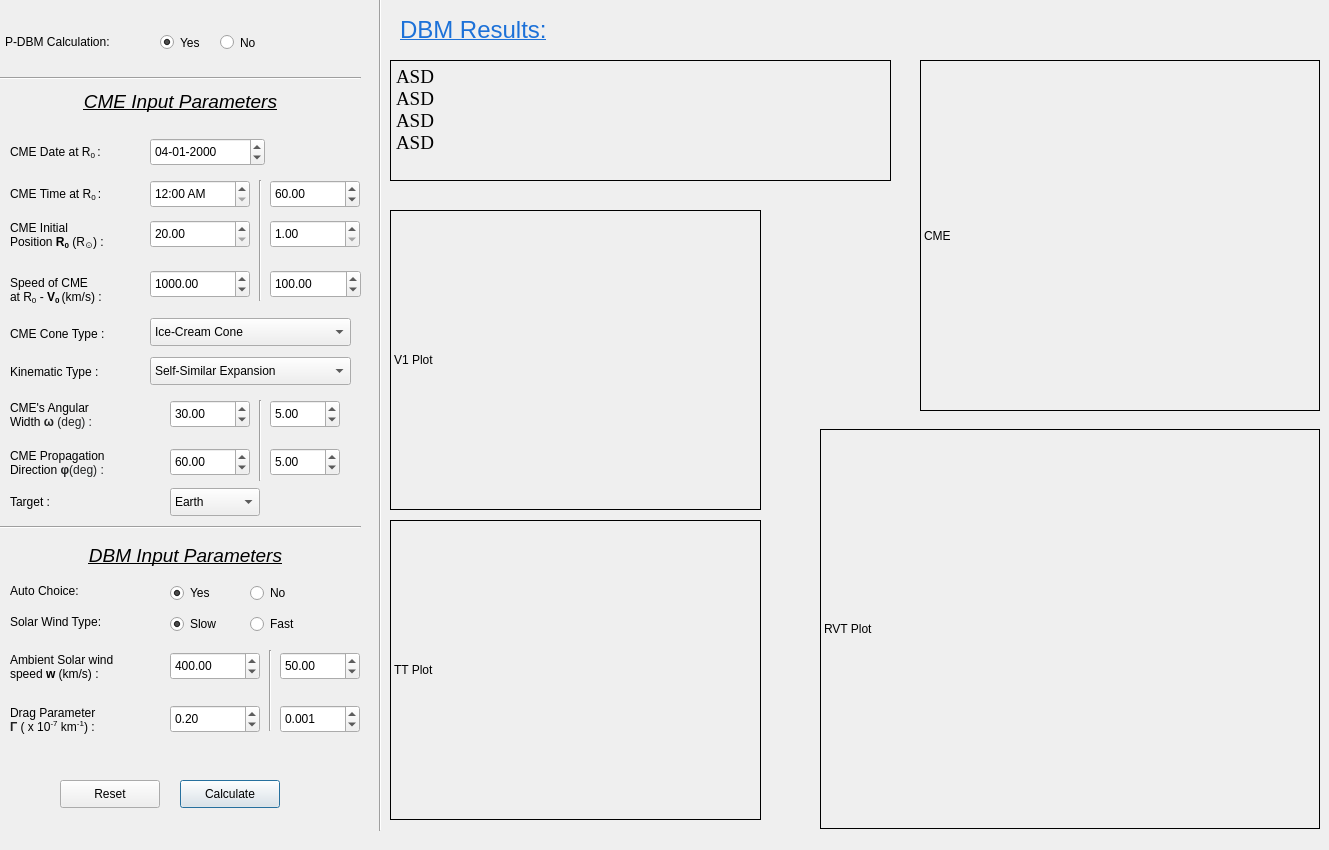
    <widget class="QWidget" name="DBM_2D">
     <attribute name="title">
      <string>2D DBM</string>
     </attribute>
     <widget class="QPushButton" name="Reset_2">
      <property name="geometry">
       <rect>
        <x>60</x>
        <y>780</y>
        <width>100</width>
        <height>28</height>
       </rect>
      </property>
      <property name="text">
       <string>Reset</string>
      </property>
     </widget>
     <widget class="QDoubleSpinBox" name="CME_dt0_2">
      <property name="enabled">
       <bool>true</bool>
      </property>
      <property name="geometry">
       <rect>
        <x>270</x>
        <y>180</y>
        <width>90</width>
        <height>28</height>
       </rect>
      </property>
      <property name="toolTip">
       <string>&lt;html&gt;&lt;head/&gt;&lt;body&gt;&lt;p&gt;Uncertainity in Time.&lt;/p&gt;&lt;/body&gt;&lt;/html&gt;</string>
      </property>
      <property name="toolTipDuration">
       <number>-2</number>
      </property>
      <property name="statusTip">
       <string/>
      </property>
      <property name="minimum">
       <double>0.000000000000000</double>
      </property>
      <property name="maximum">
       <double>1500.000000000000000</double>
      </property>
      <property name="singleStep">
       <double>0.100000000000000</double>
      </property>
      <property name="stepType">
       <enum>QAbstractSpinBox::DefaultStepType</enum>
      </property>
      <property name="value">
       <double>60.000000000000000</double>
      </property>
     </widget>
     <widget class="QComboBox" name="Target_2">
      <property name="geometry">
       <rect>
        <x>170</x>
        <y>488</y>
        <width>90</width>
        <height>28</height>
       </rect>
      </property>
      <property name="currentIndex">
       <number>2</number>
      </property>
      <item>
       <property name="text">
        <string>Mercury</string>
       </property>
      </item>
      <item>
       <property name="text">
        <string>Venus</string>
       </property>
      </item>
      <item>
       <property name="text">
        <string>Earth</string>
       </property>
      </item>
      <item>
       <property name="text">
        <string>Mars</string>
       </property>
      </item>
      <item>
       <property name="text">
        <string>Jupiter</string>
       </property>
      </item>
      <item>
       <property name="text">
        <string>Saturn</string>
       </property>
      </item>
      <item>
       <property name="text">
        <string>Messenger</string>
       </property>
      </item>
      <item>
       <property name="text">
        <string>VEX</string>
       </property>
      </item>
      <item>
       <property name="text">
        <string>PSP</string>
       </property>
      </item>
      <item>
       <property name="text">
        <string>SolO</string>
       </property>
      </item>
      <item>
       <property name="text">
        <string>BepiCol</string>
       </property>
      </item>
      <item>
       <property name="text">
        <string>Spitzer</string>
       </property>
      </item>
      <item>
       <property name="text">
        <string>Wind</string>
       </property>
      </item>
      <item>
       <property name="text">
        <string>ST-A</string>
       </property>
      </item>
      <item>
       <property name="text">
        <string>ST-B</string>
       </property>
      </item>
      <item>
       <property name="text">
        <string>Kepler</string>
       </property>
      </item>
      <item>
       <property name="text">
        <string>MSL</string>
       </property>
      </item>
      <item>
       <property name="text">
        <string>Maven</string>
       </property>
      </item>
      <item>
       <property name="text">
        <string>Juno</string>
       </property>
      </item>
     </widget>
     <widget class="QDoubleSpinBox" name="Gamma_2">
      <property name="geometry">
       <rect>
        <x>170</x>
        <y>705</y>
        <width>90</width>
        <height>28</height>
       </rect>
      </property>
      <property name="maximum">
       <double>10.000000000000000</double>
      </property>
      <property name="singleStep">
       <double>0.010000000000000</double>
      </property>
      <property name="stepType">
       <enum>QAbstractSpinBox::DefaultStepType</enum>
      </property>
      <property name="value">
       <double>0.200000000000000</double>
      </property>
     </widget>
     <widget class="QLabel" name="V0_2D_label">
      <property name="geometry">
       <rect>
        <x>10</x>
        <y>270</y>
        <width>150</width>
        <height>41</height>
       </rect>
      </property>
      <property name="text">
       <string>&lt;html&gt;&lt;head/&gt;&lt;body&gt;&lt;p&gt;Speed of CME&lt;br/&gt;at R&lt;span style=&quot; vertical-align:sub;&quot;&gt;0&lt;/span&gt; - &lt;span style=&quot; font-weight:700;&quot;&gt;V&lt;/span&gt;&lt;span style=&quot; font-weight:700; vertical-align:sub;&quot;&gt;0 &lt;/span&gt;(km/s) :&lt;/p&gt;&lt;/body&gt;&lt;/html&gt;</string>
      </property>
     </widget>
     <widget class="QTimeEdit" name="CME_time_2">
      <property name="geometry">
       <rect>
        <x>150</x>
        <y>180</y>
        <width>100</width>
        <height>28</height>
       </rect>
      </property>
      <property name="dateTime">
       <datetime>
        <hour>0</hour>
        <minute>0</minute>
        <second>0</second>
        <year>2000</year>
        <month>1</month>
        <day>4</day>
       </datetime>
      </property>
      <property name="displayFormat">
       <string>h:mm AP</string>
      </property>
     </widget>
     <widget class="QDateEdit" name="CME_date_2">
      <property name="geometry">
       <rect>
        <x>150</x>
        <y>138</y>
        <width>115</width>
        <height>28</height>
       </rect>
      </property>
      <property name="dateTime">
       <datetime>
        <hour>0</hour>
        <minute>0</minute>
        <second>0</second>
        <year>2000</year>
        <month>1</month>
        <day>4</day>
       </datetime>
      </property>
      <property name="displayFormat">
       <string>dd-MM-yyyy</string>
      </property>
     </widget>
     <widget class="QRadioButton" name="PDBM_No_2">
      <property name="geometry">
       <rect>
        <x>220</x>
        <y>27</y>
        <width>151</width>
        <height>31</height>
       </rect>
      </property>
      <property name="text">
       <string>No</string>
      </property>
      <property name="checked">
       <bool>false</bool>
      </property>
      <attribute name="buttonGroup">
       <string notr="true">PDBM_group_2</string>
      </attribute>
     </widget>
     <widget class="QLabel" name="t0_2D_label">
      <property name="geometry">
       <rect>
        <x>10</x>
        <y>180</y>
        <width>125</width>
        <height>28</height>
       </rect>
      </property>
      <property name="text">
       <string>&lt;html&gt;&lt;head/&gt;&lt;body&gt;&lt;p&gt;CME Time at R&lt;span style=&quot; vertical-align:sub;&quot;&gt;0 &lt;/span&gt;:&lt;/p&gt;&lt;/body&gt;&lt;/html&gt;</string>
      </property>
      <property name="textFormat">
       <enum>Qt::RichText</enum>
      </property>
     </widget>
     <widget class="QLabel" name="Target_2D_label">
      <property name="geometry">
       <rect>
        <x>10</x>
        <y>488</y>
        <width>76</width>
        <height>28</height>
       </rect>
      </property>
      <property name="text">
       <string>Target :</string>
      </property>
     </widget>
     <widget class="QDoubleSpinBox" name="V0_2">
      <property name="geometry">
       <rect>
        <x>150</x>
        <y>270</y>
        <width>100</width>
        <height>28</height>
       </rect>
      </property>
      <property name="maximum">
       <double>200000.000000000000000</double>
      </property>
      <property name="singleStep">
       <double>1.000000000000000</double>
      </property>
      <property name="stepType">
       <enum>QAbstractSpinBox::DefaultStepType</enum>
      </property>
      <property name="value">
       <double>1000.000000000000000</double>
      </property>
     </widget>
     <widget class="QDoubleSpinBox" name="dR0_2">
      <property name="enabled">
       <bool>true</bool>
      </property>
      <property name="geometry">
       <rect>
        <x>270</x>
        <y>220</y>
        <width>90</width>
        <height>28</height>
       </rect>
      </property>
      <property name="minimum">
       <double>1.000000000000000</double>
      </property>
      <property name="singleStep">
       <double>0.010000000000000</double>
      </property>
      <property name="stepType">
       <enum>QAbstractSpinBox::DefaultStepType</enum>
      </property>
      <property name="value">
       <double>1.000000000000000</double>
      </property>
     </widget>
     <widget class="QPushButton" name="Calculate_2">
      <property name="geometry">
       <rect>
        <x>180</x>
        <y>780</y>
        <width>100</width>
        <height>28</height>
       </rect>
      </property>
      <property name="text">
       <string>Calculate</string>
      </property>
      <property name="default">
       <bool>true</bool>
      </property>
      <property name="flat">
       <bool>false</bool>
      </property>
     </widget>
     <widget class="QRadioButton" name="Auto_DBM_No_2">
      <property name="geometry">
       <rect>
        <x>250</x>
        <y>580</y>
        <width>71</width>
        <height>26</height>
       </rect>
      </property>
      <property name="text">
       <string>No</string>
      </property>
      <attribute name="buttonGroup">
       <string notr="true">Auto_DBM_2</string>
      </attribute>
     </widget>
     <widget class="QLabel" name="DBM_input_2D_heading">
      <property name="geometry">
       <rect>
        <x>10</x>
        <y>540</y>
        <width>351</width>
        <height>31</height>
       </rect>
      </property>
      <property name="text">
       <string>&lt;html&gt;&lt;head/&gt;&lt;body&gt;&lt;p align=&quot;center&quot;&gt;&lt;span style=&quot; font-size:14pt; font-style:italic; text-decoration: underline;&quot;&gt;DBM Input Parameters&lt;/span&gt;&lt;/p&gt;&lt;/body&gt;&lt;/html&gt;</string>
      </property>
     </widget>
     <widget class="QLabel" name="PDBM_2D_label">
      <property name="geometry">
       <rect>
        <x>5</x>
        <y>26</y>
        <width>151</width>
        <height>31</height>
       </rect>
      </property>
      <property name="text">
       <string>P-DBM Calculation:</string>
      </property>
     </widget>
     <widget class="QLabel" name="Auto_DBM_2D_label">
      <property name="geometry">
       <rect>
        <x>10</x>
        <y>575</y>
        <width>111</width>
        <height>31</height>
       </rect>
      </property>
      <property name="text">
       <string>Auto Choice:</string>
      </property>
     </widget>
     <widget class="QLabel" name="Solar_wind_2D_label">
      <property name="geometry">
       <rect>
        <x>10</x>
        <y>611</y>
        <width>141</width>
        <height>21</height>
       </rect>
      </property>
      <property name="text">
       <string>Solar Wind Type:</string>
      </property>
     </widget>
     <widget class="QDoubleSpinBox" name="w_in_2">
      <property name="geometry">
       <rect>
        <x>170</x>
        <y>652</y>
        <width>90</width>
        <height>28</height>
       </rect>
      </property>
      <property name="maximum">
       <double>200000.000000000000000</double>
      </property>
      <property name="singleStep">
       <double>1.000000000000000</double>
      </property>
      <property name="stepType">
       <enum>QAbstractSpinBox::DefaultStepType</enum>
      </property>
      <property name="value">
       <double>400.000000000000000</double>
      </property>
     </widget>
     <widget class="QDoubleSpinBox" name="dGamma_2">
      <property name="geometry">
       <rect>
        <x>280</x>
        <y>705</y>
        <width>80</width>
        <height>28</height>
       </rect>
      </property>
      <property name="decimals">
       <number>3</number>
      </property>
      <property name="maximum">
       <double>10.000000000000000</double>
      </property>
      <property name="singleStep">
       <double>0.001000000000000</double>
      </property>
      <property name="stepType">
       <enum>QAbstractSpinBox::DefaultStepType</enum>
      </property>
      <property name="value">
       <double>0.001000000000000</double>
      </property>
     </widget>
     <widget class="QLabel" name="CME_input_2D_label">
      <property name="geometry">
       <rect>
        <x>0</x>
        <y>90</y>
        <width>361</width>
        <height>30</height>
       </rect>
      </property>
      <property name="font">
       <font>
        <pointsize>9</pointsize>
       </font>
      </property>
      <property name="frameShape">
       <enum>QFrame::NoFrame</enum>
      </property>
      <property name="text">
       <string>&lt;html&gt;&lt;head/&gt;&lt;body&gt;&lt;p align=&quot;center&quot;&gt;&lt;span style=&quot; font-size:14pt; font-style:italic; text-decoration: underline;&quot;&gt;CME Input Parameters&lt;/span&gt;&lt;/p&gt;&lt;/body&gt;&lt;/html&gt;</string>
      </property>
      <property name="textFormat">
       <enum>Qt::RichText</enum>
      </property>
      <property name="alignment">
       <set>Qt::AlignHCenter|Qt::AlignTop</set>
      </property>
     </widget>
     <widget class="QRadioButton" name="PDBM_Yes_2">
      <property name="geometry">
       <rect>
        <x>160</x>
        <y>27</y>
        <width>61</width>
        <height>31</height>
       </rect>
      </property>
      <property name="text">
       <string>Yes </string>
      </property>
      <property name="checkable">
       <bool>true</bool>
      </property>
      <property name="checked">
       <bool>true</bool>
      </property>
      <attribute name="buttonGroup">
       <string notr="true">PDBM_group_2</string>
      </attribute>
     </widget>
     <widget class="QLabel" name="Date_2D_label">
      <property name="geometry">
       <rect>
        <x>10</x>
        <y>138</y>
        <width>150</width>
        <height>28</height>
       </rect>
      </property>
      <property name="text">
       <string>&lt;html&gt;&lt;head/&gt;&lt;body&gt;&lt;p&gt;CME Date at R&lt;span style=&quot; vertical-align:sub;&quot;&gt;0 &lt;/span&gt;:&lt;/p&gt;&lt;/body&gt;&lt;/html&gt;</string>
      </property>
      <property name="textFormat">
       <enum>Qt::RichText</enum>
      </property>
     </widget>
     <widget class="QDoubleSpinBox" name="dW_2">
      <property name="geometry">
       <rect>
        <x>280</x>
        <y>652</y>
        <width>80</width>
        <height>28</height>
       </rect>
      </property>
      <property name="maximum">
       <double>1000.000000000000000</double>
      </property>
      <property name="singleStep">
       <double>1.000000000000000</double>
      </property>
      <property name="stepType">
       <enum>QAbstractSpinBox::DefaultStepType</enum>
      </property>
      <property name="value">
       <double>50.000000000000000</double>
      </property>
     </widget>
     <widget class="QRadioButton" name="Auto_DBM_Yes_2">
      <property name="geometry">
       <rect>
        <x>170</x>
        <y>580</y>
        <width>61</width>
        <height>26</height>
       </rect>
      </property>
      <property name="text">
       <string>Yes</string>
      </property>
      <property name="checked">
       <bool>true</bool>
      </property>
      <attribute name="buttonGroup">
       <string notr="true">Auto_DBM_2</string>
      </attribute>
     </widget>
     <widget class="QDoubleSpinBox" name="dV0_2">
      <property name="enabled">
       <bool>true</bool>
      </property>
      <property name="geometry">
       <rect>
        <x>270</x>
        <y>270</y>
        <width>91</width>
        <height>28</height>
       </rect>
      </property>
      <property name="maximum">
       <double>200000.000000000000000</double>
      </property>
      <property name="singleStep">
       <double>1.000000000000000</double>
      </property>
      <property name="stepType">
       <enum>QAbstractSpinBox::DefaultStepType</enum>
      </property>
      <property name="value">
       <double>100.000000000000000</double>
      </property>
     </widget>
     <widget class="QRadioButton" name="W_slow_2">
      <property name="geometry">
       <rect>
        <x>170</x>
        <y>611</y>
        <width>123</width>
        <height>26</height>
       </rect>
      </property>
      <property name="text">
       <string>Slow</string>
      </property>
      <property name="checked">
       <bool>true</bool>
      </property>
      <attribute name="buttonGroup">
       <string notr="true">Wind_type_2</string>
      </attribute>
     </widget>
     <widget class="QDoubleSpinBox" name="R0_2">
      <property name="geometry">
       <rect>
        <x>150</x>
        <y>220</y>
        <width>100</width>
        <height>28</height>
       </rect>
      </property>
      <property name="minimum">
       <double>20.000000000000000</double>
      </property>
      <property name="singleStep">
       <double>0.010000000000000</double>
      </property>
      <property name="stepType">
       <enum>QAbstractSpinBox::DefaultStepType</enum>
      </property>
     </widget>
     <widget class="QLabel" name="W_2D_label">
      <property name="geometry">
       <rect>
        <x>10</x>
        <y>647</y>
        <width>161</width>
        <height>41</height>
       </rect>
      </property>
      <property name="text">
       <string>&lt;html&gt;&lt;head/&gt;&lt;body&gt;&lt;p&gt;Ambient Solar wind&lt;br/&gt;speed &lt;span style=&quot; font-weight:700;&quot;&gt;w &lt;/span&gt;(km/s) :&lt;/p&gt;&lt;/body&gt;&lt;/html&gt;</string>
      </property>
     </widget>
     <widget class="QRadioButton" name="W_fast_2">
      <property name="geometry">
       <rect>
        <x>250</x>
        <y>611</y>
        <width>123</width>
        <height>26</height>
       </rect>
      </property>
      <property name="text">
       <string>Fast</string>
      </property>
      <attribute name="buttonGroup">
       <string notr="true">Wind_type_2</string>
      </attribute>
     </widget>
     <widget class="QLabel" name="Gamma_2D_label">
      <property name="geometry">
       <rect>
        <x>10</x>
        <y>695</y>
        <width>141</width>
        <height>51</height>
       </rect>
      </property>
      <property name="text">
       <string>&lt;html&gt;&lt;head/&gt;&lt;body&gt;&lt;p&gt;Drag Parameter &lt;br/&gt;&lt;span style=&quot; font-family:'Times New Roman','serif'; font-weight:700; color:#202122; background-color:transparent&quot;&gt;&amp;#915; &lt;/span&gt;( x 10&lt;span style=&quot; vertical-align:super;&quot;&gt;-7&lt;/span&gt; km&lt;span style=&quot; vertical-align:super;&quot;&gt;-1&lt;/span&gt;) :&lt;/p&gt;&lt;/body&gt;&lt;/html&gt;</string>
      </property>
     </widget>
     <widget class="Line" name="line_6">
      <property name="geometry">
       <rect>
        <x>0</x>
        <y>70</y>
        <width>361</width>
        <height>16</height>
       </rect>
      </property>
      <property name="orientation">
       <enum>Qt::Horizontal</enum>
      </property>
     </widget>
     <widget class="Line" name="line_7">
      <property name="geometry">
       <rect>
        <x>0</x>
        <y>519</y>
        <width>361</width>
        <height>16</height>
       </rect>
      </property>
      <property name="orientation">
       <enum>Qt::Horizontal</enum>
      </property>
     </widget>
     <widget class="QLabel" name="R0_2D_label">
      <property name="geometry">
       <rect>
        <x>10</x>
        <y>215</y>
        <width>161</width>
        <height>41</height>
       </rect>
      </property>
      <property name="text">
       <string>&lt;html&gt;&lt;head/&gt;&lt;body&gt;&lt;p&gt;CME Initial&lt;br/&gt; Position &lt;span style=&quot; font-weight:700;&quot;&gt;R&lt;/span&gt;&lt;span style=&quot; font-weight:700; vertical-align:sub;&quot;&gt;0&lt;/span&gt; (R&lt;span style=&quot; vertical-align:sub;&quot;&gt;⊙&lt;/span&gt;) :&lt;/p&gt;&lt;/body&gt;&lt;/html&gt;</string>
      </property>
     </widget>
     <widget class="QLabel" name="Omega_label">
      <property name="geometry">
       <rect>
        <x>10</x>
        <y>390</y>
        <width>141</width>
        <height>51</height>
       </rect>
      </property>
      <property name="text">
       <string>&lt;html&gt;&lt;head/&gt;&lt;body&gt;&lt;p&gt;CME's Angular&lt;br/&gt;Width &lt;span style=&quot; font-family:'sans-serif'; font-weight:700; color:#202122; background-color:transparent;&quot;&gt;ω &lt;/span&gt;&lt;span style=&quot; font-family:'sans-serif'; color:#202122; background-color:transparent;&quot;&gt;(deg) :&lt;/span&gt;&lt;/p&gt;&lt;/body&gt;&lt;/html&gt;</string>
      </property>
     </widget>
     <widget class="QLabel" name="Phi_CME_label">
      <property name="geometry">
       <rect>
        <x>10</x>
        <y>438</y>
        <width>151</width>
        <height>51</height>
       </rect>
      </property>
      <property name="text">
       <string>&lt;html&gt;&lt;head/&gt;&lt;body&gt;&lt;p&gt;CME Propagation&lt;br/&gt;Direction &lt;span style=&quot; font-family:'sans-serif'; font-weight:700; color:#202122; background-color:transparent;&quot;&gt;φ&lt;/span&gt;&lt;span style=&quot; font-family:'sans-serif'; color:#202122; background-color:transparent;&quot;&gt;(deg) :&lt;/span&gt;&lt;/p&gt;&lt;/body&gt;&lt;/html&gt;</string>
      </property>
     </widget>
     <widget class="QDoubleSpinBox" name="Omega">
      <property name="geometry">
       <rect>
        <x>170</x>
        <y>400</y>
        <width>80</width>
        <height>28</height>
       </rect>
      </property>
      <property name="maximum">
       <double>180.000000000000000</double>
      </property>
      <property name="singleStep">
       <double>1.000000000000000</double>
      </property>
      <property name="stepType">
       <enum>QAbstractSpinBox::DefaultStepType</enum>
      </property>
      <property name="value">
       <double>30.000000000000000</double>
      </property>
     </widget>
     <widget class="QDoubleSpinBox" name="dOmega">
      <property name="geometry">
       <rect>
        <x>270</x>
        <y>400</y>
        <width>70</width>
        <height>28</height>
       </rect>
      </property>
      <property name="maximum">
       <double>180.000000000000000</double>
      </property>
      <property name="singleStep">
       <double>1.000000000000000</double>
      </property>
      <property name="stepType">
       <enum>QAbstractSpinBox::DefaultStepType</enum>
      </property>
      <property name="value">
       <double>5.000000000000000</double>
      </property>
     </widget>
     <widget class="QDoubleSpinBox" name="Phi_CME">
      <property name="geometry">
       <rect>
        <x>170</x>
        <y>448</y>
        <width>80</width>
        <height>28</height>
       </rect>
      </property>
      <property name="maximum">
       <double>200000.000000000000000</double>
      </property>
      <property name="singleStep">
       <double>1.000000000000000</double>
      </property>
      <property name="stepType">
       <enum>QAbstractSpinBox::DefaultStepType</enum>
      </property>
      <property name="value">
       <double>60.000000000000000</double>
      </property>
     </widget>
     <widget class="QDoubleSpinBox" name="dPhi_CME">
      <property name="geometry">
       <rect>
        <x>270</x>
        <y>448</y>
        <width>70</width>
        <height>28</height>
       </rect>
      </property>
      <property name="maximum">
       <double>200000.000000000000000</double>
      </property>
      <property name="singleStep">
       <double>1.000000000000000</double>
      </property>
      <property name="stepType">
       <enum>QAbstractSpinBox::DefaultStepType</enum>
      </property>
      <property name="value">
       <double>5.000000000000000</double>
      </property>
     </widget>
     <widget class="QLabel" name="Cone_label">
      <property name="geometry">
       <rect>
        <x>10</x>
        <y>318</y>
        <width>141</width>
        <height>31</height>
       </rect>
      </property>
      <property name="text">
       <string>CME Cone Type :</string>
      </property>
     </widget>
     <widget class="QComboBox" name="Cone_type">
      <property name="geometry">
       <rect>
        <x>150</x>
        <y>318</y>
        <width>201</width>
        <height>28</height>
       </rect>
      </property>
      <property name="currentIndex">
       <number>1</number>
      </property>
      <item>
       <property name="text">
        <string>Concentric Cone</string>
       </property>
      </item>
      <item>
       <property name="text">
        <string>Ice-Cream Cone</string>
       </property>
      </item>
      <item>
       <property name="text">
        <string>Tangential Cone</string>
       </property>
      </item>
     </widget>
     <widget class="QLabel" name="Kinemtic_label">
      <property name="geometry">
       <rect>
        <x>10</x>
        <y>362</y>
        <width>131</width>
        <height>20</height>
       </rect>
      </property>
      <property name="text">
       <string>Kinematic Type :</string>
      </property>
     </widget>
     <widget class="QComboBox" name="Kinematic_Type">
      <property name="geometry">
       <rect>
        <x>150</x>
        <y>357</y>
        <width>201</width>
        <height>28</height>
       </rect>
      </property>
      <item>
       <property name="text">
        <string>Self-Similar Expansion</string>
       </property>
      </item>
      <item>
       <property name="text">
        <string>Flattening Cone Evolution</string>
       </property>
      </item>
     </widget>
     <widget class="Line" name="line">
      <property name="geometry">
       <rect>
        <x>370</x>
        <y>-10</y>
        <width>20</width>
        <height>841</height>
       </rect>
      </property>
      <property name="orientation">
       <enum>Qt::Vertical</enum>
      </property>
     </widget>
     <widget class="Line" name="line_9">
      <property name="geometry">
       <rect>
        <x>250</x>
        <y>400</y>
        <width>20</width>
        <height>81</height>
       </rect>
      </property>
      <property name="orientation">
       <enum>Qt::Vertical</enum>
      </property>
     </widget>
     <widget class="Line" name="line_10">
      <property name="geometry">
       <rect>
        <x>250</x>
        <y>180</y>
        <width>20</width>
        <height>121</height>
       </rect>
      </property>
      <property name="orientation">
       <enum>Qt::Vertical</enum>
      </property>
     </widget>
     <widget class="Line" name="line_11">
      <property name="geometry">
       <rect>
        <x>260</x>
        <y>650</y>
        <width>20</width>
        <height>81</height>
       </rect>
      </property>
      <property name="orientation">
       <enum>Qt::Vertical</enum>
      </property>
     </widget>
     <widget class="QLabel" name="Plot">
      <property name="geometry">
       <rect>
        <x>920</x>
        <y>60</y>
        <width>400</width>
        <height>351</height>
       </rect>
      </property>
      <property name="frameShape">
       <enum>QFrame::Box</enum>
      </property>
      <property name="text">
       <string>CME</string>
      </property>
      <property name="scaledContents">
       <bool>true</bool>
      </property>
     </widget>
     <widget class="QLabel" name="DBM_Result_1D_2">
      <property name="geometry">
       <rect>
        <x>390</x>
        <y>60</y>
        <width>501</width>
        <height>121</height>
       </rect>
      </property>
      <property name="font">
       <font>
        <family>Times New Roman</family>
        <pointsize>14</pointsize>
       </font>
      </property>
      <property name="frameShape">
       <enum>QFrame::Box</enum>
      </property>
      <property name="text">
       <string>&lt;html&gt;&lt;head/&gt;&lt;body&gt;&lt;p&gt;ASD&lt;br/&gt;ASD&lt;br/&gt;ASD&lt;br/&gt;ASD&lt;/p&gt;&lt;/body&gt;&lt;/html&gt;</string>
      </property>
      <property name="alignment">
       <set>Qt::AlignLeading|Qt::AlignLeft|Qt::AlignTop</set>
      </property>
     </widget>
     <widget class="QLabel" name="DBM_2D_result_header">
      <property name="geometry">
       <rect>
        <x>400</x>
        <y>10</y>
        <width>151</width>
        <height>41</height>
       </rect>
      </property>
      <property name="text">
       <string>&lt;html&gt;&lt;head/&gt;&lt;body&gt;&lt;p&gt;&lt;span style=&quot; font-size:18pt; text-decoration: underline; color:#1c71d8;&quot;&gt;DBM Results:&lt;/span&gt;&lt;/p&gt;&lt;/body&gt;&lt;/html&gt;</string>
      </property>
     </widget>
     <widget class="QLabel" name="RVT_plot_2">
      <property name="geometry">
       <rect>
        <x>820</x>
        <y>429</y>
        <width>500</width>
        <height>400</height>
       </rect>
      </property>
      <property name="frameShape">
       <enum>QFrame::Box</enum>
      </property>
      <property name="text">
       <string>RVT Plot</string>
      </property>
      <property name="scaledContents">
       <bool>true</bool>
      </property>
     </widget>
     <widget class="QLabel" name="V_plot_2">
      <property name="geometry">
       <rect>
        <x>390</x>
        <y>210</y>
        <width>371</width>
        <height>300</height>
       </rect>
      </property>
      <property name="frameShape">
       <enum>QFrame::Box</enum>
      </property>
      <property name="text">
       <string>V1 Plot</string>
      </property>
      <property name="scaledContents">
       <bool>true</bool>
      </property>
     </widget>
     <widget class="QLabel" name="TT_Plot_2">
      <property name="geometry">
       <rect>
        <x>390</x>
        <y>520</y>
        <width>371</width>
        <height>300</height>
       </rect>
      </property>
      <property name="frameShape">
       <enum>QFrame::Box</enum>
      </property>
      <property name="text">
       <string>TT Plot</string>
      </property>
      <property name="scaledContents">
       <bool>true</bool>
      </property>
     </widget>
    </widget>
